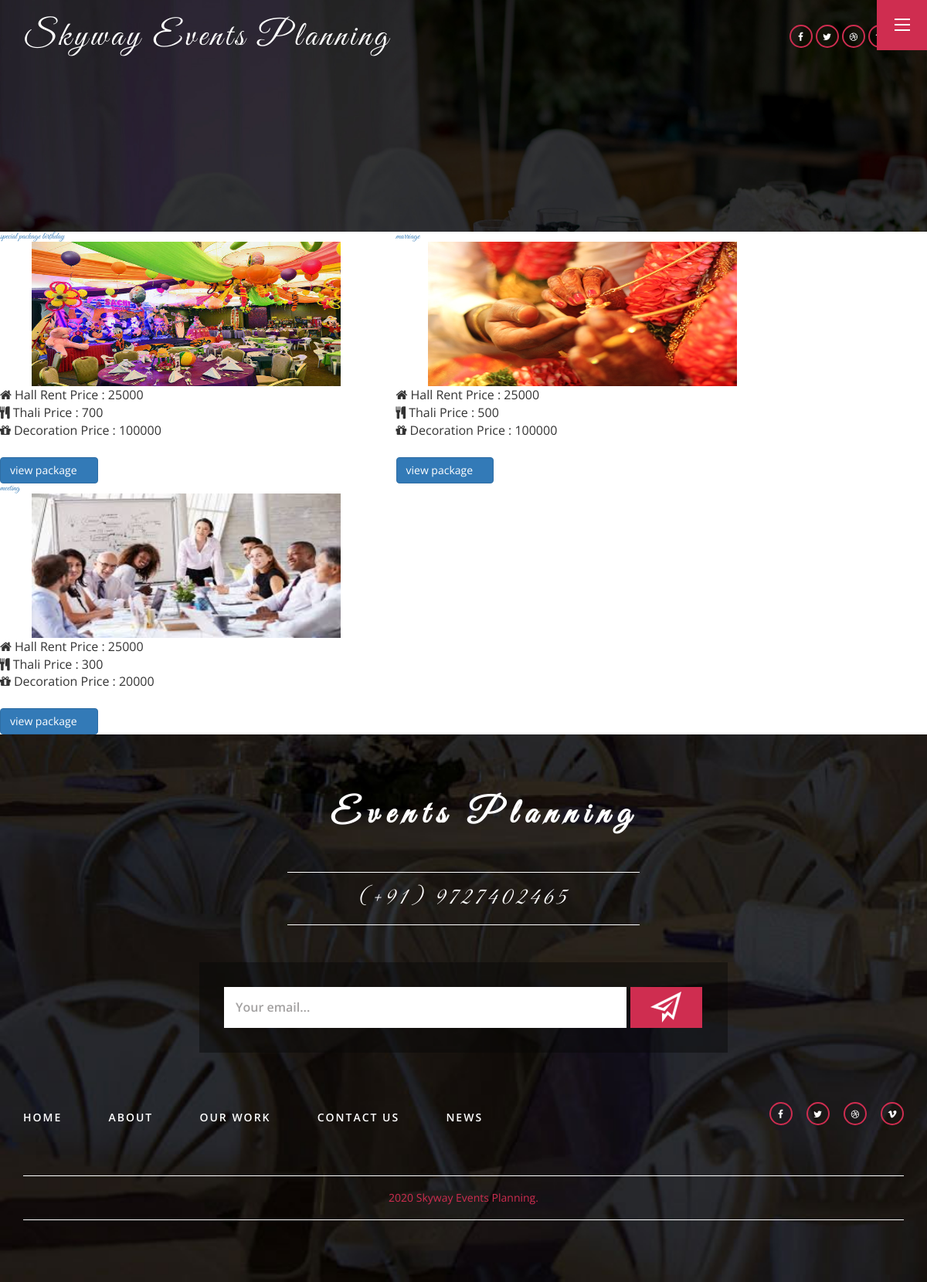
Page /birthdaypackages.php on the committed database.
### tables this page shows
CREATE TABLE `packages` (
  `package_id` int(11) NOT NULL,
  `pname` varchar(50) NOT NULL,
  `tname` varchar(50) NOT NULL,
  `tprice` int(20) NOT NULL,
  `dprice` int(20) NOT NULL,
  `pdescription` longtext NOT NULL,
  `hprice` int(20) NOT NULL,
  `etype` varchar(20) NOT NULL,
  `pimg` varchar(50) NOT NULL
);

### birthdaypackages.php (the view, shortened to what this page needs)
<?php include "include/header.php" ?>
<?php include "include/headfoot.php" ?>
 <div class="row">
 <?php
         $connection = mysqli_connect("localhost","root","","event");
  $query ="select * from packages";
  $query_run =mysqli_query($connection,$query);
  while ($row=mysqli_fetch_array($query_run))
   {
?>
              <div class="col-xl-4 col-lg-5">
              <div class="card shadow mb-4">
                <div class="card-header py-3 d-flex flex-row align-items-center justify-content-between">
                  <h6 class="m-0 font-weight-bold text-primary"><?php echo ($row['pname']);?></h6>
                </div>
                <div class="card-body">
                  <div class="text-center">
                    <img class="img-fluid px-3 px-sm-4 mt-3 mb-4" style="width: 25rem;"
                     src="admin/packimage/<?php echo ($row['pimg']);?>" alt="">
                  </div>
                <div><i class="fa fa-home"></i>   Hall Rent Price :  <?php echo ($row['hprice']);?></div>
                <div><i class="fas fa fa-cutlery"></i>   Thali Price :  <?php echo ($row['tprice']);?></div>
                <div><i class="fas fa fa-gift"></i>   Decoration Price :  <?php echo ($row['dprice']);?></div>
                <button type="button" class="btn btn-primary" data-toggle="modal" data-target="#packages<?php echo $row['package_id']; ?>">
                              view package  <i class="fas fa-fw fa-share"></i>
                  </button>
                </div>
                    </div>
                 </div>
                 <?php } ?>
 </div>
<?php include "include/footer.php" ?>

### include/header.php (shortened to what this page needs)
<!DOCTYPE html>
<html lang="en">
<head>
<link href="css/bootstrap.css" rel="stylesheet" type="text/css" media="all" />
<link href="css/style.css" rel="stylesheet" type="text/css" media="all" />
<link href="css/font-awesome.css" rel="stylesheet">
<link rel="stylesheet" href="css/heffect.css" />
<link href="litebox-master/assets/css/litebox.css" rel="stylesheet" type="text/css" media="all" />
</head>
<body>
	<div class="banner1">
		<div class="container">
			<div class="w3_agile_menu">
				<div class="agileits_w3layouts_nav">
					<div id="toggle_m_nav">
						<div id="m_nav_menu" class="m_nav">
							<div class="m_nav_ham w3_agileits_ham" id="m_ham_1"></div>
							<div class="m_nav_ham" id="m_ham_2"></div>
							<div class="m_nav_ham" id="m_ham_3"></div>
						</div>
					</div>

### include/headfoot.php
</div>
			</div>
			<div class="header">
				<div class="agileits_w3layouts_logo">
					<h1><a href="index.php">Skyway Events Planning</a></h1>
				</div>
				<div class="agileinfo_social_icons">
					<ul class="agileits_social_list">
						<li><a href="#" class="w3_agile_facebook"><i class="fa fa-facebook" aria-hidden="true"></i></a></li>
						<li><a href="#" class="agile_twitter"><i class="fa fa-twitter" aria-hidden="true"></i></a></li>
						<li><a href="#" class="w3_agile_dribble"><i class="fa fa-dribbble" aria-hidden="true"></i></a></li>
						<li><a href="#" class="w3_agile_vimeo"><i class="fa fa-vimeo" aria-hidden="true"></i></a></li>
					</ul>
				</div>
				<div class="clearfix"> </div>
			</div>
		</div>
	</div>

### include/footer.php (shortened to what this page needs)
<div class="footer">
		<div class="container">
			<h2><a href="index.php">Events Planning</a></h2>
			<h3>(+91) 9727402465 </h3>
			<form action="#" method="post">
				<input type="email" name="email" placeholder="Your email..." required="">
				<input type="submit" value=" ">
			</form>
			<div class="agileits_w3three_nav">
				<div class="agileits_w3three_nav_left">
					<ul>
						<li><a href="index.php">Home</a></li>
						<li><a href="about.php">About</a></li>
						<li><a href="work.php">Our Work</a></li>
						<li><a href="contact.php">Contact Us</a></li>
						<li><a href="news.php">News</a></li>
					</ul>
				</div>
				<div class="agileits_w3three_nav_right">
					<ul class="agileits_social_list">
						<li><a href="#" class="w3_agile_facebook"><i class="fa fa-facebook" aria-hidden="true"></i></a></li>
						<li><a href="#" class="agile_twitter"><i class="fa fa-twitter" aria-hidden="true"></i></a></li>
						<li><a href="#" class="w3_agile_dribble"><i class="fa fa-dribbble" aria-hidden="true"></i></a></li>
						<li><a href="#" class="w3_agile_vimeo"><i class="fa fa-vimeo" aria-hidden="true"></i></a></li>
					</ul>
				</div>
				<div class="clearfix"> </div>
			</div>
			<p><a href="index.php">2020 Skyway Events Planning.</a></p>
		</div>
	</div>
</body>
</html>

### css/style.css (style rules this page uses)
html, body { font-size: 100%; font-family: 'Open Sans', sans-serif; background: #ffffff; margin: 0; }
p, ul li, ol li { margin: 0; font-size: 14px; }
h1, h2, h3, h4, h5, h6 { font-family: 'Great Vibes', cursive; margin: 0; }
ul, label { margin: 0; padding: 0; }
input[type="submit"], input[type="reset"], a, .w3ls_team_grid1_pos ul li, .agileits_w3layouts_service_grid { -webkit-transition: 0.5s ease-in; -moz-transition: 0.5s ease-in; -ms-transition: 0.5s ease-in; -o-transition: 0.5s ease-in; transition: 0.5s ease-in; }
.m_nav_ham { box-sizing: border-box; -webkit-transition-duration: 0.3s; -moz-transition-duration: 0.3s; -ms-transition-duration: 0.3s; transition-duration: 0.3s; }
#m_nav_menu { width: 65px; height: 65px; position: fixed; background: #cf2d50; top: 0; right: 0%; z-index: 3; cursor: pointer; }
.m_nav_ham { width: 20px; height: 2px; background: #fff; margin: 5px auto; }
.w3_agileits_ham { margin-top: 1.5em; }
.agileits_w3layouts_logo { float: left; }
.agileits_w3layouts_logo h1 a { font-size: 45px; color: #ffffff; text-decoration: none; letter-spacing: 4px; }
.header { padding: 1.5em 0 0; }
.agileinfo_social_icons { float: right; margin: 0.5em 1em 0 0; }
.agileits_social_list li { display: inline-block; }
.agileits_social_list li a { width: 30px; height: 30px; color: #ffffff; text-align: center; display: inline-block; font-size: 12px; border: 2px solid #cf2d50; border-radius: 25px; }
.agileits_social_list li a i { line-height: 2.4em; }
.banner1 { background: url(../images/banner.jpg) no-repeat 0px 0px; background-size: cover; -webkit-background-size: cover; -moz-background-size: cover; -o-background-size: cover; -ms-background-size: cover; min-height: 300px; }
.footer { background: url(../images/footer.jpg) no-repeat 0px 0px; background-size: cover; -webkit-background-size: cover; -moz-background-size: cover; -o-background-size: cover; -ms-background-size: cover; background-attachment: fixed; padding: 5em 0; }
.footer h2 { text-align: center; }
.footer h2 a { text-decoration: none; padding: 0 0 0 1.2em; font-weight: 600; font-size: 1.5em; letter-spacing: 10px; color: #fff; display: block; text-align: center; }
.footer h3 { text-align: center; font-size: 2em; color: #fff; margin: 1.5em auto; letter-spacing: 5px; width: 40%; border-top: 1px solid; border-bottom: 1px solid; padding: .5em 0; }
.footer form { width: 60%; margin: 0 auto; padding: 2em; background: rgba(7, 7, 7, 0.44); }
.footer input[type="email"] { outline: none; padding: 15px; font-size: 1em; color: #999; width: 84.1%; background: #fff; border: none; font-weight: 600; }
.footer input[type="submit"] { outline: none; width: 15%; background: url(../images/9.png) no-repeat center center #cf2d50; text-transform: uppercase; border: none; padding: 15px 0; }
.agileits_w3three_nav_left { float: left; margin-top: .5em; }
.agileits_w3three_nav_left ul li { display: inline-block; margin-right: 4em; }
.agileits_w3three_nav_left ul li a { color: #fff; text-decoration: none; font-weight: 600; letter-spacing: 2px; text-transform: uppercase; }
.agileits_w3three_nav { margin: 4em 0; }
.agileits_w3three_nav_right { float: right; }
.agileits_w3three_nav_right ul li { display: inline-block; margin-left: 1em; }
.footer p { padding: 1em 0; text-align: center; border-top: 1px solid #fff; border-bottom: 1px solid #fff; color: #fff; line-height: 2em; }
.footer p a { text-decoration: none; color: #cf2d50; }

### css/heffect.css (style rules this page uses)
img { height: 187px; width: 290px }
a, a:hover, .pic .pic-image, .pic-caption, .pic:hover .pic-caption, .pic:hover img { -webkit-transition: all 0.5s ease; -moz-transition: all 0.5s ease; -o-transition: all 0.5s ease; -ms-transition: all 0.5s ease; transition: all 0.5s ease }

### rows in the picture
packages: pname "special package birthday", pimg (picture), hprice "25000", tprice "700", dprice "100000"
packages: pname "marriage", pimg (picture), hprice "25000", tprice "500", dprice "100000"
packages: pname "meeting", pimg (picture), hprice "25000", tprice "300", dprice "20000"
